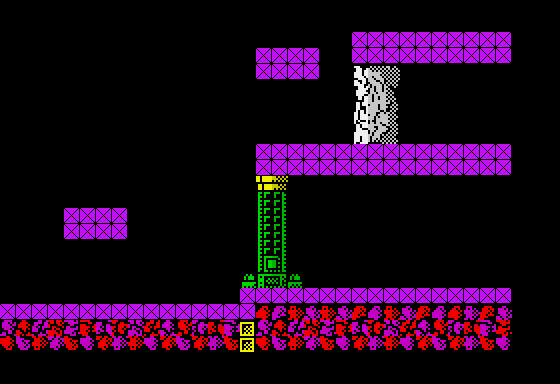

This is a level from a 2D game, rendered from its Tiled map with the project's own tilesets. A one-line summary and the map file follow, with tile-layer data summarised:
An orthogonal 35x24 tile map with 16x16 px tiles, 4 tile layers (Stars, Tile Layer 1, Tile Layer 2, Collision), 23 tilesets and 7 objects (2x teleport, ammo_pack, vitorc, rocket, incubator, ...).

<map version="1.0" orientation="orthogonal" width="35" height="24" tilewidth="16" tileheight="16">
 <properties>
  <property name="background_color" value="#000000" />
  <property name="nextLevel" value="L01S20" />
 </properties>
 <tileset firstgid="1" name="tiles" tilewidth="16" tileheight="16">
  <image source="../images/tiles.gif" width="240" height="512" />
 </tileset>
 <tileset firstgid="481" name="metatiles" tilewidth="16" tileheight="16">
  <image source="../images/metatiles.gif" width="128" height="16" />
  <tile id="0">
   <properties>
    <property name="type" value="solid" />
   </properties>
  </tile>
 </tileset>
 <tileset firstgid="489" name="ship" tilewidth="176" tileheight="128">
  <image source="../images/ship.gif" width="176" height="128" />
 </tileset>
 <tileset firstgid="490" name="ship_fire" tilewidth="16" tileheight="32">
  <image source="../images/ship_fire.gif" width="48" height="128" />
 </tileset>
 <tileset firstgid="502" name="light" tilewidth="16" tileheight="16">
  <image source="../images/light.gif" width="128" height="32" />
 </tileset>
 <tileset firstgid="518" name="vitorc" tilewidth="48" tileheight="64">
  <image source="../images/vitorc.gif" width="528" height="64" />
 </tileset>
 <tileset firstgid="529" name="turret" tilewidth="96" tileheight="80">
  <image source="../images/turret.gif" width="96" height="80" />
 </tileset>
 <tileset firstgid="530" name="cocoon" tilewidth="80" tileheight="128">
  <image source="../images/cocoon.gif" width="80" height="128" />
 </tileset>
 <tileset firstgid="531" name="radar" tilewidth="80" tileheight="128">
  <image source="../images/radar.gif" width="80" height="128" />
 </tileset>
 <tileset firstgid="532" name="rocket" tilewidth="64" tileheight="96">
  <image source="../images/rocket.gif" width="64" height="96" />
 </tileset>
 <tileset firstgid="533" name="grenade_pack" tilewidth="32" tileheight="32">
  <image source="../images/grenade_pack.gif" width="32" height="32" />
 </tileset>
 <tileset firstgid="534" name="teleport" tilewidth="64" tileheight="96">
  <image source="../images/teleport.gif" width="512" height="96" />
 </tileset>
 <tileset firstgid="542" name="piston" tilewidth="48" tileheight="64">
  <image source="../images/piston.gif" width="48" height="64" />
 </tileset>
 <tileset firstgid="543" name="bubble" tilewidth="32" tileheight="32">
  <image source="../images/bubble.gif" width="96" height="192" />
 </tileset>
 <tileset firstgid="561" name="rocks" tilewidth="16" tileheight="16">
  <image source="../images/rocks.gif" width="512" height="48" />
 </tileset>
 <tileset firstgid="657" name="incubator" tilewidth="64" tileheight="96">
  <image source="../images/incubator.gif" width="64" height="96" />
 </tileset>
 <tileset firstgid="658" name="ammo_pack" tilewidth="32" tileheight="32">
  <image source="../images/ammo_pack.gif" width="32" height="32" />
 </tileset>
 <tileset firstgid="659" name="double_launcher" tilewidth="64" tileheight="48">
  <image source="../images/double_launcher.gif" width="64" height="48" />
 </tileset>
 <tileset firstgid="660" name="mine" tilewidth="32" tileheight="16">
  <image source="../images/mine.gif" width="32" height="16" />
 </tileset>
 <tileset firstgid="661" name="missile_guidance" tilewidth="64" tileheight="64">
  <image source="../images/missile_guidance.gif" width="64" height="64" />
 </tileset>
 <tileset firstgid="662" name="gate" tilewidth="16" tileheight="16">
  <image source="../images/gate.gif" width="176" height="144" />
 </tileset>
 <tileset firstgid="761" name="interceptor" tilewidth="32" tileheight="32">
  <image source="../images/interceptor.gif" width="96" height="192" />
 </tileset>
 <tileset firstgid="779" name="jellyfish" tilewidth="32" tileheight="32">
  <image source="../images/jellyfish.gif" width="96" height="192" />
 </tileset>
 <layer name="Stars" width="35" height="24">
  <data>[840 cells, 0 non-empty, 0 distinct tile ids]</data>
 </layer>
 <objectgroup name="Object Layer 3" width="35" height="24" />
 <layer name="Tile Layer 1" width="35" height="24">
  <data>[840 cells, 64 non-empty, 1 distinct tile ids]</data>
 </layer>
 <objectgroup color="#a41e0c" name="Object Layer 1" width="35" height="24">
  <object name="ammo_pack" gid="658" x="432" y="144" />
  <object name="vitorc" gid="518" x="0" y="304" />
  <object name="rocket" gid="532" x="432" y="288" />
  <object name="incubator" gid="657" x="336" y="288" />
 </objectgroup>
 <objectgroup name="Object Layer 2" width="35" height="24">
  <object name="teleport" gid="534" x="256" y="144" />
  <object name="teleport" gid="534" x="64" y="304" />
 </objectgroup>
 <layer name="Tile Layer 2" width="35" height="24">
  <data>[840 cells, 196 non-empty, 137 distinct tile ids]</data>
 </layer>
 <objectgroup name="Object Layer 4" width="35" height="24">
  <object name="mine" gid="660" x="176" y="320" />
 </objectgroup>
 <layer name="Collision" width="35" height="24">
  <data>[840 cells, 101 non-empty, 1 distinct tile ids]</data>
 </layer>
</map>
